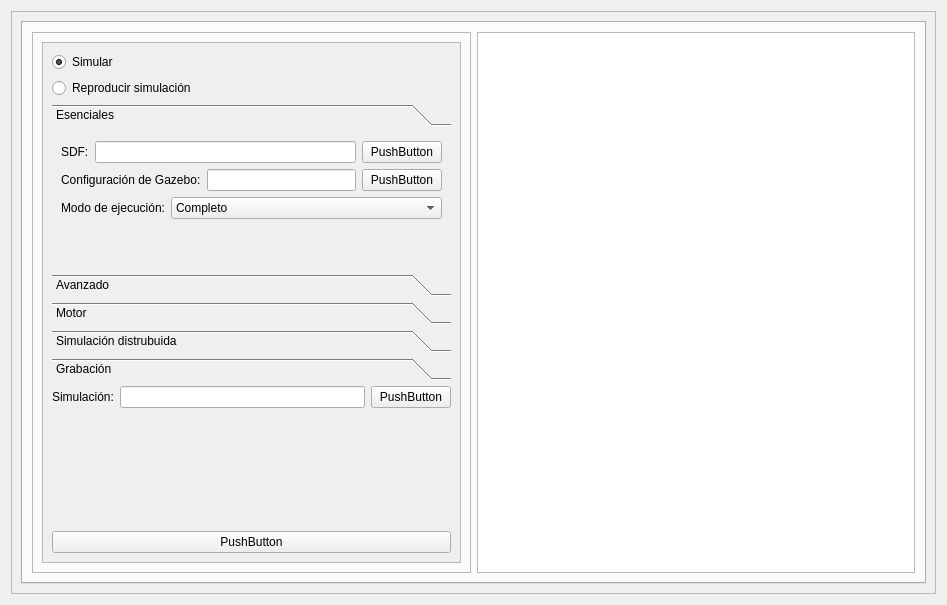
<?xml version="1.0" encoding="UTF-8"?>
<ui version="4.0">
 <class>Widget</class>
 <widget class="QWidget" name="Widget">
  <property name="geometry">
   <rect>
    <x>0</x>
    <y>0</y>
    <width>947</width>
    <height>605</height>
   </rect>
  </property>
  <property name="windowTitle">
   <string>Widget</string>
  </property>
  <layout class="QHBoxLayout" name="horizontalLayout">
   <item>
    <layout class="QVBoxLayout" name="verticalLayout_3">
     <item>
      <widget class="QFrame" name="frame">
       <property name="sizePolicy">
        <sizepolicy hsizetype="MinimumExpanding" vsizetype="MinimumExpanding">
         <horstretch>0</horstretch>
         <verstretch>0</verstretch>
        </sizepolicy>
       </property>
       <property name="frameShape">
        <enum>QFrame::Shape::StyledPanel</enum>
       </property>
       <property name="frameShadow">
        <enum>QFrame::Shadow::Raised</enum>
       </property>
       <layout class="QVBoxLayout" name="verticalLayout_2">
        <item>
         <widget class="QTabWidget" name="tabWidget">
          <property name="currentIndex">
           <number>0</number>
          </property>
          <property name="movable">
           <bool>true</bool>
          </property>
          <property name="tabBarAutoHide">
           <bool>true</bool>
          </property>
          <widget class="QWidget" name="tab">
           <attribute name="title">
            <string>Tab 1</string>
           </attribute>
           <layout class="QGridLayout" name="gridLayout">
            <item row="1" column="2">
             <widget class="QTextEdit" name="textEdit">
              <property name="sizePolicy">
               <sizepolicy hsizetype="MinimumExpanding" vsizetype="MinimumExpanding">
                <horstretch>0</horstretch>
                <verstretch>0</verstretch>
               </sizepolicy>
              </property>
             </widget>
            </item>
            <item row="1" column="1">
             <widget class="QFrame" name="frame_2">
              <property name="frameShape">
               <enum>QFrame::Shape::StyledPanel</enum>
              </property>
              <property name="frameShadow">
               <enum>QFrame::Shadow::Raised</enum>
              </property>
              <layout class="QVBoxLayout" name="verticalLayout_10">
               <item>
                <widget class="QScrollArea" name="scrollArea">
                 <property name="widgetResizable">
                  <bool>true</bool>
                 </property>
                 <widget class="QWidget" name="scrollAreaWidgetContents">
                  <property name="geometry">
                   <rect>
                    <x>0</x>
                    <y>0</y>
                    <width>459</width>
                    <height>521</height>
                   </rect>
                  </property>
                  <layout class="QVBoxLayout" name="verticalLayout">
                   <item>
                    <layout class="QHBoxLayout" name="horizontalLayout_18">
                     <item>
                      <layout class="QVBoxLayout" name="verticalLayout_8">
                       <item>
                        <widget class="QRadioButton" name="RADIOSIMRun">
                         <property name="text">
                          <string>Simular</string>
                         </property>
                         <property name="checked">
                          <bool>true</bool>
                         </property>
                        </widget>
                       </item>
                       <item>
                        <widget class="QRadioButton" name="RADIOSIMPlay">
                         <property name="text">
                          <string>Reproducir simulación</string>
                         </property>
                        </widget>
                       </item>
                      </layout>
                     </item>
                     <item>
                      <spacer name="horizontalSpacer_7">
                       <property name="orientation">
                        <enum>Qt::Orientation::Horizontal</enum>
                       </property>
                       <property name="sizeHint" stdset="0">
                        <size>
                         <width>40</width>
                         <height>20</height>
                        </size>
                       </property>
                      </spacer>
                     </item>
                    </layout>
                   </item>
                   <item>
                    <widget class="QToolBox" name="toolBox">
                     <property name="enabled">
                      <bool>true</bool>
                     </property>
                     <property name="sizePolicy">
                      <sizepolicy hsizetype="Preferred" vsizetype="MinimumExpanding">
                       <horstretch>0</horstretch>
                       <verstretch>0</verstretch>
                      </sizepolicy>
                     </property>
                     <property name="currentIndex">
                      <number>0</number>
                     </property>
                     <widget class="QWidget" name="page">
                      <property name="geometry">
                       <rect>
                        <x>0</x>
                        <y>0</y>
                        <width>441</width>
                        <height>160</height>
                       </rect>
                      </property>
                      <property name="sizePolicy">
                       <sizepolicy hsizetype="Preferred" vsizetype="MinimumExpanding">
                        <horstretch>0</horstretch>
                        <verstretch>0</verstretch>
                       </sizepolicy>
                      </property>
                      <attribute name="label">
                       <string>Esenciales</string>
                      </attribute>
                      <layout class="QVBoxLayout" name="verticalLayout_4">
                       <item>
                        <layout class="QHBoxLayout" name="horizontalLayout_2">
                         <item>
                          <widget class="QLabel" name="label_3">
                           <property name="text">
                            <string>SDF:</string>
                           </property>
                          </widget>
                         </item>
                         <item>
                          <widget class="QLineEdit" name="EDITSdf"/>
                         </item>
                         <item>
                          <widget class="QPushButton" name="BTNSdf">
                           <property name="text">
                            <string>PushButton</string>
                           </property>
                          </widget>
                         </item>
                        </layout>
                       </item>
                       <item>
                        <layout class="QHBoxLayout" name="horizontalLayout_21">
                         <item>
                          <widget class="QLabel" name="label_12">
                           <property name="text">
                            <string>Configuración de Gazebo:</string>
                           </property>
                          </widget>
                         </item>
                         <item>
                          <widget class="QLineEdit" name="EDITSdf_3"/>
                         </item>
                         <item>
                          <widget class="QPushButton" name="BTNSdf_3">
                           <property name="text">
                            <string>PushButton</string>
                           </property>
                          </widget>
                         </item>
                        </layout>
                       </item>
                       <item>
                        <layout class="QHBoxLayout" name="horizontalLayout_3">
                         <property name="sizeConstraint">
                          <enum>QLayout::SizeConstraint::SetFixedSize</enum>
                         </property>
                         <item>
                          <widget class="QLabel" name="label_2">
                           <property name="text">
                            <string>Modo de ejecución:</string>
                           </property>
                          </widget>
                         </item>
                         <item>
                          <widget class="QComboBox" name="COMBORunMode">
                           <property name="sizePolicy">
                            <sizepolicy hsizetype="MinimumExpanding" vsizetype="Fixed">
                             <horstretch>0</horstretch>
                             <verstretch>0</verstretch>
                            </sizepolicy>
                           </property>
                           <item>
                            <property name="text">
                             <string>Completo</string>
                            </property>
                           </item>
                           <item>
                            <property name="text">
                             <string>Solo servidor</string>
                            </property>
                           </item>
                           <item>
                            <property name="text">
                             <string>Solo GUI</string>
                            </property>
                           </item>
                          </widget>
                         </item>
                        </layout>
                       </item>
                       <item>
                        <spacer name="verticalSpacer">
                         <property name="orientation">
                          <enum>Qt::Orientation::Vertical</enum>
                         </property>
                         <property name="sizeHint" stdset="0">
                          <size>
                           <width>20</width>
                           <height>40</height>
                          </size>
                         </property>
                        </spacer>
                       </item>
                      </layout>
                     </widget>
                     <widget class="QWidget" name="page_2">
                      <property name="geometry">
                       <rect>
                        <x>0</x>
                        <y>0</y>
                        <width>441</width>
                        <height>190</height>
                       </rect>
                      </property>
                      <attribute name="label">
                       <string>Avanzado</string>
                      </attribute>
                      <layout class="QVBoxLayout" name="verticalLayout_5">
                       <item>
                        <layout class="QHBoxLayout" name="horizontalLayout_5">
                         <item>
                          <widget class="QLabel" name="label_4">
                           <property name="text">
                            <string>Frecuencia die actualización:</string>
                           </property>
                          </widget>
                         </item>
                         <item>
                          <widget class="QDoubleSpinBox" name="SPINHzRate">
                           <property name="sizePolicy">
                            <sizepolicy hsizetype="MinimumExpanding" vsizetype="Fixed">
                             <horstretch>0</horstretch>
                             <verstretch>0</verstretch>
                            </sizepolicy>
                           </property>
                           <property name="maximum">
                            <double>1000.000000000000000</double>
                           </property>
                           <property name="value">
                            <double>1.000000000000000</double>
                           </property>
                          </widget>
                         </item>
                        </layout>
                       </item>
                       <item>
                        <layout class="QHBoxLayout" name="horizontalLayout_6">
                         <item>
                          <widget class="QCheckBox" name="CHECKhtfl_2">
                           <property name="text">
                            <string>Semilla aleatoria</string>
                           </property>
                          </widget>
                         </item>
                         <item>
                          <widget class="QSpinBox" name="SPINSeed">
                           <property name="sizePolicy">
                            <sizepolicy hsizetype="MinimumExpanding" vsizetype="Fixed">
                             <horstretch>0</horstretch>
                             <verstretch>0</verstretch>
                            </sizepolicy>
                           </property>
                           <property name="maximum">
                            <number>9999999</number>
                           </property>
                          </widget>
                         </item>
                        </layout>
                       </item>
                       <item>
                        <layout class="QHBoxLayout" name="horizontalLayout_4">
                         <item>
                          <widget class="QRadioButton" name="RADIORunAtStart">
                           <property name="text">
                            <string>Autoreproducir al iniciar</string>
                           </property>
                          </widget>
                         </item>
                         <item>
                          <spacer name="horizontalSpacer">
                           <property name="orientation">
                            <enum>Qt::Orientation::Horizontal</enum>
                           </property>
                           <property name="sizeHint" stdset="0">
                            <size>
                             <width>40</width>
                             <height>20</height>
                            </size>
                           </property>
                          </spacer>
                         </item>
                        </layout>
                       </item>
                       <item>
                        <layout class="QHBoxLayout" name="horizontalLayout_17">
                         <item>
                          <widget class="QRadioButton" name="RADIOWaitAssets">
                           <property name="text">
                            <string>Esperar recursos antes de simular</string>
                           </property>
                          </widget>
                         </item>
                         <item>
                          <spacer name="horizontalSpacer_6">
                           <property name="orientation">
                            <enum>Qt::Orientation::Horizontal</enum>
                           </property>
                           <property name="sizeHint" stdset="0">
                            <size>
                             <width>40</width>
                             <height>20</height>
                            </size>
                           </property>
                          </spacer>
                         </item>
                        </layout>
                       </item>
                       <item>
                        <spacer name="verticalSpacer_2">
                         <property name="orientation">
                          <enum>Qt::Orientation::Vertical</enum>
                         </property>
                         <property name="sizeHint" stdset="0">
                          <size>
                           <width>20</width>
                           <height>40</height>
                          </size>
                         </property>
                        </spacer>
                       </item>
                      </layout>
                     </widget>
                     <widget class="QWidget" name="page_5">
                      <property name="geometry">
                       <rect>
                        <x>0</x>
                        <y>0</y>
                        <width>427</width>
                        <height>247</height>
                       </rect>
                      </property>
                      <attribute name="label">
                       <string>Motor</string>
                      </attribute>
                      <layout class="QVBoxLayout" name="verticalLayout_9">
                       <item>
                        <layout class="QHBoxLayout" name="horizontalLayout_22">
                         <item>
                          <widget class="QLabel" name="label_13">
                           <property name="text">
                            <string>Motor de fisicas</string>
                           </property>
                          </widget>
                         </item>
                         <item>
                          <widget class="QComboBox" name="COMBOPysicsEngine">
                           <property name="sizePolicy">
                            <sizepolicy hsizetype="MinimumExpanding" vsizetype="Fixed">
                             <horstretch>0</horstretch>
                             <verstretch>0</verstretch>
                            </sizepolicy>
                           </property>
                           <item>
                            <property name="text">
                             <string>DART</string>
                            </property>
                           </item>
                          </widget>
                         </item>
                        </layout>
                       </item>
                       <item>
                        <layout class="QHBoxLayout" name="horizontalLayout_23">
                         <item>
                          <widget class="QLabel" name="label_14">
                           <property name="text">
                            <string>Motor de randerizado</string>
                           </property>
                          </widget>
                         </item>
                         <item>
                          <widget class="QComboBox" name="COMBORenderEngine">
                           <property name="sizePolicy">
                            <sizepolicy hsizetype="MinimumExpanding" vsizetype="Fixed">
                             <horstretch>0</horstretch>
                             <verstretch>0</verstretch>
                            </sizepolicy>
                           </property>
                           <item>
                            <property name="text">
                             <string>OGRE2</string>
                            </property>
                           </item>
                           <item>
                            <property name="text">
                             <string>OGRE</string>
                            </property>
                           </item>
                          </widget>
                         </item>
                        </layout>
                       </item>
                       <item>
                        <layout class="QHBoxLayout" name="horizontalLayout_24">
                         <item>
                          <widget class="QLabel" name="label_15">
                           <property name="text">
                            <string>Motor de randerizado para la GUI</string>
                           </property>
                          </widget>
                         </item>
                         <item>
                          <widget class="QComboBox" name="COMBOGUIEngine">
                           <property name="sizePolicy">
                            <sizepolicy hsizetype="MinimumExpanding" vsizetype="Fixed">
                             <horstretch>0</horstretch>
                             <verstretch>0</verstretch>
                            </sizepolicy>
                           </property>
                           <item>
                            <property name="text">
                             <string>OGRE2</string>
                            </property>
                           </item>
                           <item>
                            <property name="text">
                             <string>OGRE</string>
                            </property>
                           </item>
                          </widget>
                         </item>
                        </layout>
                       </item>
                       <item>
                        <layout class="QHBoxLayout" name="horizontalLayout_25">
                         <item>
                          <widget class="QLabel" name="label_16">
                           <property name="text">
                            <string>API</string>
                           </property>
                          </widget>
                         </item>
                         <item>
                          <widget class="QComboBox" name="COMBOAPI">
                           <property name="sizePolicy">
                            <sizepolicy hsizetype="MinimumExpanding" vsizetype="Fixed">
                             <horstretch>0</horstretch>
                             <verstretch>0</verstretch>
                            </sizepolicy>
                           </property>
                           <item>
                            <property name="text">
                             <string>Opengl (default)</string>
                            </property>
                           </item>
                           <item>
                            <property name="text">
                             <string>Vulkan (beta)</string>
                            </property>
                           </item>
                           <item>
                            <property name="text">
                             <string>Metal (Apple only)</string>
                            </property>
                           </item>
                          </widget>
                         </item>
                        </layout>
                       </item>
                       <item>
                        <layout class="QHBoxLayout" name="horizontalLayout_26">
                         <item>
                          <widget class="QLabel" name="label_17">
                           <property name="text">
                            <string>API GUI</string>
                           </property>
                          </widget>
                         </item>
                         <item>
                          <widget class="QComboBox" name="COMBOAPIGUI">
                           <property name="sizePolicy">
                            <sizepolicy hsizetype="MinimumExpanding" vsizetype="Fixed">
                             <horstretch>0</horstretch>
                             <verstretch>0</verstretch>
                            </sizepolicy>
                           </property>
                           <item>
                            <property name="text">
                             <string>Opengl (default)</string>
                            </property>
                           </item>
                           <item>
                            <property name="text">
                             <string>Vulkan (beta)</string>
                            </property>
                           </item>
                           <item>
                            <property name="text">
                             <string>Metal (Apple only)</string>
                            </property>
                           </item>
                          </widget>
                         </item>
                        </layout>
                       </item>
                       <item>
                        <layout class="QHBoxLayout" name="horizontalLayout_27">
                         <item>
                          <widget class="QLabel" name="label_18">
                           <property name="text">
                            <string>API Server</string>
                           </property>
                          </widget>
                         </item>
                         <item>
                          <widget class="QComboBox" name="COMBOAPIServer">
                           <property name="sizePolicy">
                            <sizepolicy hsizetype="MinimumExpanding" vsizetype="Fixed">
                             <horstretch>0</horstretch>
                             <verstretch>0</verstretch>
                            </sizepolicy>
                           </property>
                           <item>
                            <property name="text">
                             <string>Opengl (default)</string>
                            </property>
                           </item>
                           <item>
                            <property name="text">
                             <string>Vulkan (beta)</string>
                            </property>
                           </item>
                           <item>
                            <property name="text">
                             <string>Metal (Apple only)</string>
                            </property>
                           </item>
                          </widget>
                         </item>
                        </layout>
                       </item>
                      </layout>
                     </widget>
                     <widget class="QWidget" name="page_4">
                      <property name="geometry">
                       <rect>
                        <x>0</x>
                        <y>0</y>
                        <width>441</width>
                        <height>127</height>
                       </rect>
                      </property>
                      <attribute name="label">
                       <string>Simulación distrubuida</string>
                      </attribute>
                      <layout class="QVBoxLayout" name="verticalLayout_7">
                       <item>
                        <layout class="QHBoxLayout" name="horizontalLayout_14">
                         <item>
                          <widget class="QLabel" name="label_8">
                           <property name="text">
                            <string>Secundarios esperados:</string>
                           </property>
                          </widget>
                         </item>
                         <item>
                          <widget class="QSpinBox" name="SPINSecondaries">
                           <property name="sizePolicy">
                            <sizepolicy hsizetype="MinimumExpanding" vsizetype="Fixed">
                             <horstretch>0</horstretch>
                             <verstretch>0</verstretch>
                            </sizepolicy>
                           </property>
                          </widget>
                         </item>
                        </layout>
                       </item>
                       <item>
                        <layout class="QHBoxLayout" name="horizontalLayout_15">
                         <item>
                          <widget class="QLabel" name="label_9">
                           <property name="text">
                            <string>Rol:</string>
                           </property>
                          </widget>
                         </item>
                         <item>
                          <widget class="QComboBox" name="COMBOSecondary">
                           <property name="sizePolicy">
                            <sizepolicy hsizetype="MinimumExpanding" vsizetype="Fixed">
                             <horstretch>0</horstretch>
                             <verstretch>0</verstretch>
                            </sizepolicy>
                           </property>
                           <item>
                            <property name="text">
                             <string>Primario</string>
                            </property>
                           </item>
                           <item>
                            <property name="text">
                             <string>Secundario</string>
                            </property>
                           </item>
                          </widget>
                         </item>
                        </layout>
                       </item>
                       <item>
                        <spacer name="verticalSpacer_4">
                         <property name="orientation">
                          <enum>Qt::Orientation::Vertical</enum>
                         </property>
                         <property name="sizeHint" stdset="0">
                          <size>
                           <width>20</width>
                           <height>40</height>
                          </size>
                         </property>
                        </spacer>
                       </item>
                      </layout>
                     </widget>
                     <widget class="QWidget" name="page_3">
                      <property name="geometry">
                       <rect>
                        <x>0</x>
                        <y>0</y>
                        <width>427</width>
                        <height>285</height>
                       </rect>
                      </property>
                      <attribute name="label">
                       <string>Grabación</string>
                      </attribute>
                      <layout class="QVBoxLayout" name="verticalLayout_6">
                       <item>
                        <layout class="QHBoxLayout" name="horizontalLayout_7">
                         <item>
                          <widget class="QCheckBox" name="CHECKRecord">
                           <property name="text">
                            <string>Grabar simulación</string>
                           </property>
                          </widget>
                         </item>
                         <item>
                          <spacer name="horizontalSpacer_2">
                           <property name="orientation">
                            <enum>Qt::Orientation::Horizontal</enum>
                           </property>
                           <property name="sizeHint" stdset="0">
                            <size>
                             <width>40</width>
                             <height>20</height>
                            </size>
                           </property>
                          </spacer>
                         </item>
                        </layout>
                       </item>
                       <item>
                        <layout class="QHBoxLayout" name="horizontalLayout_8">
                         <item>
                          <widget class="QLabel" name="label">
                           <property name="text">
                            <string>Ruta:</string>
                           </property>
                          </widget>
                         </item>
                         <item>
                          <widget class="QLineEdit" name="EDITRecordDir"/>
                         </item>
                         <item>
                          <widget class="QPushButton" name="BTNRecordDir">
                           <property name="text">
                            <string>PushButton</string>
                           </property>
                          </widget>
                         </item>
                        </layout>
                       </item>
                       <item>
                        <layout class="QHBoxLayout" name="horizontalLayout_9">
                         <item>
                          <widget class="QCheckBox" name="CHECKRecordMaterials">
                           <property name="text">
                            <string>Guardar mallas y materiales</string>
                           </property>
                          </widget>
                         </item>
                         <item>
                          <spacer name="horizontalSpacer_3">
                           <property name="orientation">
                            <enum>Qt::Orientation::Horizontal</enum>
                           </property>
                           <property name="sizeHint" stdset="0">
                            <size>
                             <width>40</width>
                             <height>20</height>
                            </size>
                           </property>
                          </spacer>
                         </item>
                        </layout>
                       </item>
                       <item>
                        <layout class="QHBoxLayout" name="horizontalLayout_10">
                         <property name="sizeConstraint">
                          <enum>QLayout::SizeConstraint::SetFixedSize</enum>
                         </property>
                         <item>
                          <widget class="QLabel" name="label_5">
                           <property name="text">
                            <string>Grabar tópico:</string>
                           </property>
                          </widget>
                         </item>
                         <item>
                          <widget class="QComboBox" name="COMBORecordTopics">
                           <property name="sizePolicy">
                            <sizepolicy hsizetype="MinimumExpanding" vsizetype="Fixed">
                             <horstretch>0</horstretch>
                             <verstretch>0</verstretch>
                            </sizepolicy>
                           </property>
                           <item>
                            <property name="text">
                             <string>Ninguno</string>
                            </property>
                           </item>
                           <item>
                            <property name="text">
                             <string>Todos</string>
                            </property>
                           </item>
                          </widget>
                         </item>
                        </layout>
                       </item>
                       <item>
                        <layout class="QHBoxLayout" name="horizontalLayout_12">
                         <item>
                          <widget class="QCheckBox" name="CHECKRecordOverwrite">
                           <property name="text">
                            <string>Sobreescribir archivos</string>
                           </property>
                          </widget>
                         </item>
                         <item>
                          <spacer name="horizontalSpacer_4">
                           <property name="orientation">
                            <enum>Qt::Orientation::Horizontal</enum>
                           </property>
                           <property name="sizeHint" stdset="0">
                            <size>
                             <width>40</width>
                             <height>20</height>
                            </size>
                           </property>
                          </spacer>
                         </item>
                        </layout>
                       </item>
                       <item>
                        <layout class="QHBoxLayout" name="horizontalLayout_11">
                         <item>
                          <widget class="QLabel" name="label_6">
                           <property name="text">
                            <string>Intervalo de actualización:</string>
                           </property>
                          </widget>
                         </item>
                         <item>
                          <widget class="QDoubleSpinBox" name="SPINRecordPeriod">
                           <property name="sizePolicy">
                            <sizepolicy hsizetype="MinimumExpanding" vsizetype="Fixed">
                             <horstretch>0</horstretch>
                             <verstretch>0</verstretch>
                            </sizepolicy>
                           </property>
                           <property name="maximum">
                            <double>1000.000000000000000</double>
                           </property>
                           <property name="value">
                            <double>1.000000000000000</double>
                           </property>
                          </widget>
                         </item>
                         <item>
                          <widget class="QLabel" name="label_7">
                           <property name="text">
                            <string>s</string>
                           </property>
                          </widget>
                         </item>
                        </layout>
                       </item>
                       <item>
                        <layout class="QHBoxLayout" name="horizontalLayout_13">
                         <item>
                          <widget class="QCheckBox" name="CHECKRecordZip">
                           <property name="text">
                            <string>Comprimir al finalizar</string>
                           </property>
                          </widget>
                         </item>
                         <item>
                          <spacer name="horizontalSpacer_5">
                           <property name="orientation">
                            <enum>Qt::Orientation::Horizontal</enum>
                           </property>
                           <property name="sizeHint" stdset="0">
                            <size>
                             <width>40</width>
                             <height>20</height>
                            </size>
                           </property>
                          </spacer>
                         </item>
                        </layout>
                       </item>
                       <item>
                        <spacer name="verticalSpacer_3">
                         <property name="orientation">
                          <enum>Qt::Orientation::Vertical</enum>
                         </property>
                         <property name="sizeHint" stdset="0">
                          <size>
                           <width>20</width>
                           <height>40</height>
                          </size>
                         </property>
                        </spacer>
                       </item>
                      </layout>
                     </widget>
                    </widget>
                   </item>
                   <item>
                    <layout class="QHBoxLayout" name="horizontalLayout_20">
                     <item>
                      <widget class="QLabel" name="label_11">
                       <property name="text">
                        <string>Simulación:</string>
                       </property>
                      </widget>
                     </item>
                     <item>
                      <widget class="QLineEdit" name="EDITSIMPlay"/>
                     </item>
                     <item>
                      <widget class="QPushButton" name="BTNSIMPlay">
                       <property name="text">
                        <string>PushButton</string>
                       </property>
                      </widget>
                     </item>
                    </layout>
                   </item>
                   <item>
                    <spacer name="verticalSpacer_5">
                     <property name="orientation">
                      <enum>Qt::Orientation::Vertical</enum>
                     </property>
                     <property name="sizeHint" stdset="0">
                      <size>
                       <width>20</width>
                       <height>40</height>
                      </size>
                     </property>
                    </spacer>
                   </item>
                   <item>
                    <widget class="QPushButton" name="BTNConnect">
                     <property name="text">
                      <string>PushButton</string>
                     </property>
                    </widget>
                   </item>
                  </layout>
                 </widget>
                </widget>
               </item>
              </layout>
             </widget>
            </item>
           </layout>
          </widget>
         </widget>
        </item>
       </layout>
      </widget>
     </item>
    </layout>
   </item>
  </layout>
 </widget>
 <resources/>
 <connections/>
</ui>
